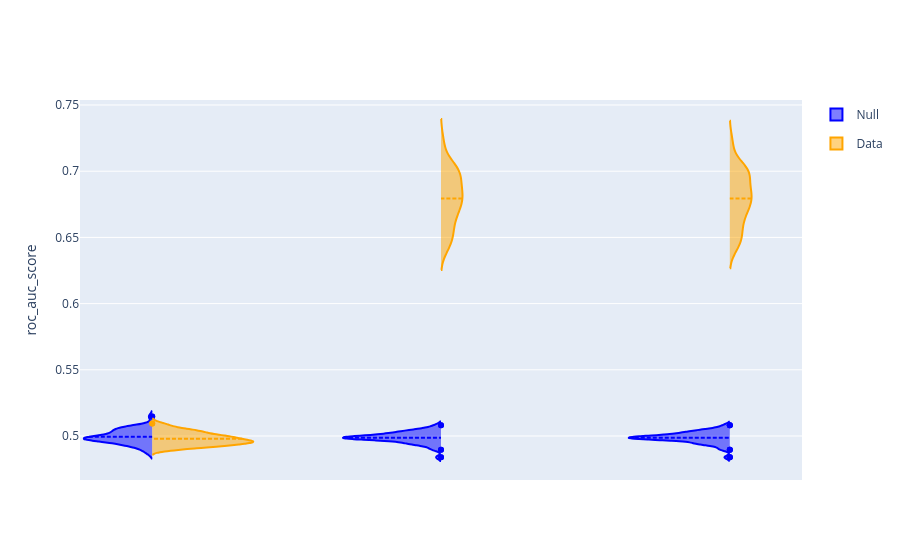

The notebook cell saved with this chart:
### Code cell
# Parent Measures - Interview of Emotional and Psychological Function

df1 = df_classify[(df_classify['target']=='DX_01_Cat_binarize') & 
                  (df_classify['Assessment']=='Parent_Measures') & 
                  (df_classify['Domain']=='Interview_of_Emotional_and_Psychological_Function')]


interactive_plot(df=df1)

### Figure 1 — Plotly figure (JSON) as saved in the notebook; plotly's stock layout.template omitted (floating-point values rounded to 4 significant figures; data arrays with more than 128 entries replaced by an {"elided": "..."} marker saying what was removed)
{"data": [{"box": {"visible": false}, "legendgroup": "Null", "line": {"color": "blue"}, "meanline": {"visible": true}, "name": "Null", "scalegroup": "Null", "side": "negative", "type": "violin", "x": {"elided": "350 str values"}, "y": {"elided": "350 float values"}}, {"box": {"visible": false}, "legendgroup": "Data", "line": {"color": "orange"}, "meanline": {"visible": true}, "name": "Data", "scalegroup": "Data", "side": "positive", "type": "violin", "x": {"elided": "350 str values"}, "y": {"elided": "350 float values"}}], "layout": {"violingap": 0, "violinmode": "overlay", "xaxis": {"showticklabels": false}, "yaxis": {"title": {"text": "roc_auc_score"}}}}
